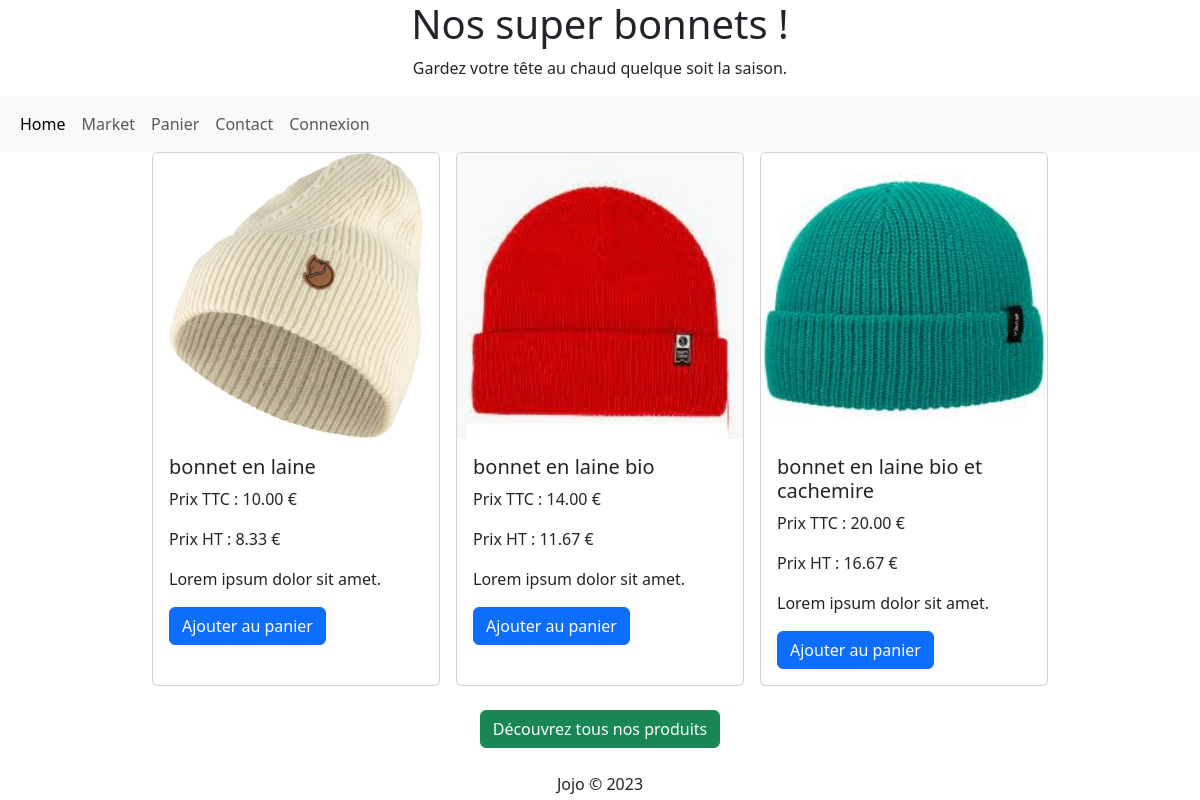
The page / on the database its author committed.
### tables this page shows
CREATE TABLE IF NOT EXISTS `beanie` (
  `beanie_id` int NOT NULL AUTO_INCREMENT,
  `beanie_prix` decimal(6,2) NOT NULL,
  `beanie_description` varchar(50) NOT NULL,
  `beanie_image` varchar(50) NOT NULL,
  `beanie_nom` varchar(50) NOT NULL,
  PRIMARY KEY (`beanie_id`)
);

### src/Controller/AbstractController.php (called while the page is built, shortened)
<?php
abstract class AbstractController
{
    protected string $page = 'home';
    public function __construct()
    {
        $dsn = 'mysql:dbname=exo_beanies;port=3306;host=127.0.0.1';
        $user = 'root';
        $password = '';
        try {
            $this->connection = new PDO($dsn, $user, $password, [
                PDO::ATTR_ERRMODE => PDO::ERRMODE_EXCEPTION,
                PDO::ATTR_DEFAULT_FETCH_MODE => PDO::FETCH_ASSOC,
            ]);
        } catch (PDOException $e) {
            exit('Connexion échouée : ' . $e->getMessage());
        }
    }
    public function render(){
        include 'includes/head.php';
        extract($this->getContent());
        include 'src/View/'. $this->page .'.php';
        include 'includes/footer.php';
    }
}

### index.php (called while the page is built, shortened)
<?php
(new $controller())->render();

### includes/variables.php (called while the page is built, shortened)
<?php
$connexionStatus = 'Connexion';
$connexionPage = 'login';

### src/Controller/HomeController.php (called while the page is built, shortened)
<?php
class HomeController extends AbstractController
{
    public function getContent() :array
    {
        $request = $this->connection->prepare("SELECT beanie_id, beanie_prix, beanie_description, beanie_image, beanie_nom FROM beanie");
        $request->setFetchMode( PDO::FETCH_CLASS, Beanie::class);
        $request->execute();
        $articles = $request->fetchAll();
        return [
            'articles' => $articles,
        ];
    }
}

### src/Model/Beanie.php (called while the page is built, shortened)
<?php
class Beanie
{
    protected string $beanie_nom;
    protected float $beanie_prix;
    protected string $beanie_description;
    protected string $beanie_image;
	public function getNom(): string {
		return $this->beanie_nom;
	}
	public function getPrix(): float {
		return $this->beanie_prix;
	}
	public function getDescription(): string {
		return $this->beanie_description;
	}
	public function getImage(): string {
		return $this->beanie_image;
	}
}

### includes/functions.php (the view, shortened to what this page needs)
        <?php
function displayCardsArticle(int $key, Beanie $article){
    ?>
    <article class="card" style="width: 18rem;">
        <img src="<?php echo $article->getImage();?>" class="card-img-top" alt="bonnet">
        <div class="card-body">
            <h5 class="card-title"><?php echo $article->getNom();?></h5>
            <p class="card-text">Prix TTC : <?php echo number_format($article->getPrix(), 2);?> €</p>
            <p class="card-text">Prix HT : <?php echo number_format($article->getPrix()/1.2, 2);?> €</p>
            <p class="card-text"><?php echo $article->getDescription();?></p>
            <a href="?page=cart&type=add&quantity=1&id=<?php echo $key ?>" class="btn btn-primary">Ajouter au panier</a>
        </div>
    </article>
    <?php
}

### includes/head.php (shortened to what this page needs)
<?php
require_once 'functions.php';
require_once 'variables.php';
?>
<!DOCTYPE html>
<html lang="fr">
<head>
    <link rel="stylesheet" href="styles/bootstrap.css">
    <link rel="stylesheet" href="styles/style.css">
</head>
<body>
    <header class="text-center">
        <h1>Nos super bonnets !</h1>
        <p>Gardez votre tête au chaud quelque soit la saison.</p>
    </header>
    <nav class="navbar navbar-expand-lg navbar-light bg-light">
        <div class="container-fluid">
        <div class="collapse navbar-collapse" id="navbarNavAltMarkup">
        <div class="navbar-nav">
            <a class="nav-link active" aria-current="page" href="?page=home">Home</a>
            <a class="nav-link" href="?page=list">Market</a>
            <a class="nav-link" href="?page=cart">Panier</a>
            <a class="nav-link" href="?page=contact">Contact</a>
            <a class="nav-link" href="?page=<?php echo $connexionPage ?>"><?php echo $connexionStatus ?></a>
        </div>
        </div>
        </div>
    </nav>

### src/View/home.php
<section class="d-flex gap-3 justify-content-center">
<?php
foreach($articles as $key => $article){
    if ($key>=3){
        break;
    }
    displayCardsArticle($key, $article);
};
?>
</section>
<section class="my-4 text-center">
    <a href="?page=list" class="align-center btn btn-success">Découvrez tous nos produits</a>
</section>

### includes/footer.php
<footer class="my-2 text-center">
    Jojo © 2023
</footer>
</body>
</html>

### rows shown on the page
beanie: beanie_image (picture), beanie_nom "bonnet en laine", beanie_prix "10.00", $article->getPrix()/1.2 "8.33", beanie_description "Lorem ipsum dolor sit amet."
beanie: beanie_image (picture), beanie_nom "bonnet en laine bio", beanie_prix "14.00", $article->getPrix()/1.2 "11.67", beanie_description "Lorem ipsum dolor sit amet."
beanie: beanie_image (picture), beanie_nom "bonnet en laine bio et cachemire", beanie_prix "20.00", $article->getPrix()/1.2 "16.67", beanie_description "Lorem ipsum dolor sit amet."

### other values the page prints
$connexionStatus "Connexion"
